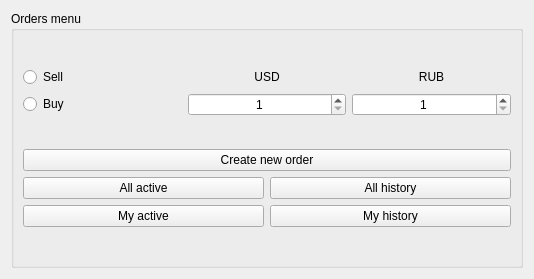
<?xml version="1.0" encoding="UTF-8"?>
<ui version="4.0">
 <class>OrdersMenu</class>
 <widget class="QWidget" name="OrdersMenu">
  <property name="geometry">
   <rect>
    <x>0</x>
    <y>0</y>
    <width>534</width>
    <height>279</height>
   </rect>
  </property>
  <property name="windowTitle">
   <string>Form</string>
  </property>
  <layout class="QVBoxLayout" name="verticalLayout_2">
   <item>
    <widget class="QGroupBox" name="groupBox">
     <property name="title">
      <string>Orders menu</string>
     </property>
     <layout class="QVBoxLayout" name="verticalLayout">
      <item>
       <layout class="QGridLayout" name="gridLayout">
        <item row="1" column="1">
         <widget class="QSpinBox" name="usdSpinBox">
          <property name="alignment">
           <set>Qt::AlignCenter</set>
          </property>
          <property name="minimum">
           <number>1</number>
          </property>
          <property name="maximum">
           <number>9999</number>
          </property>
         </widget>
        </item>
        <item row="1" column="2">
         <widget class="QSpinBox" name="rubSpinBox">
          <property name="alignment">
           <set>Qt::AlignCenter</set>
          </property>
          <property name="minimum">
           <number>1</number>
          </property>
          <property name="maximum">
           <number>9999</number>
          </property>
         </widget>
        </item>
        <item row="1" column="0">
         <widget class="QRadioButton" name="buyRBtn">
          <property name="text">
           <string>Buy</string>
          </property>
         </widget>
        </item>
        <item row="0" column="2">
         <widget class="QLabel" name="rubLabel">
          <property name="text">
           <string>RUB</string>
          </property>
          <property name="alignment">
           <set>Qt::AlignCenter</set>
          </property>
         </widget>
        </item>
        <item row="0" column="0">
         <widget class="QRadioButton" name="sellRBtn">
          <property name="text">
           <string>Sell</string>
          </property>
         </widget>
        </item>
        <item row="0" column="1">
         <widget class="QLabel" name="usdLabel">
          <property name="text">
           <string>USD</string>
          </property>
          <property name="alignment">
           <set>Qt::AlignCenter</set>
          </property>
         </widget>
        </item>
       </layout>
      </item>
      <item>
       <layout class="QGridLayout" name="gridLayout_2">
        <item row="0" column="0" colspan="2">
         <widget class="QPushButton" name="createOrderBtn">
          <property name="text">
           <string>Create new order</string>
          </property>
         </widget>
        </item>
        <item row="1" column="0">
         <widget class="QPushButton" name="allActiveBtn">
          <property name="text">
           <string>All active</string>
          </property>
         </widget>
        </item>
        <item row="1" column="1">
         <widget class="QPushButton" name="allHistoryBtn">
          <property name="text">
           <string>All history</string>
          </property>
         </widget>
        </item>
        <item row="2" column="0">
         <widget class="QPushButton" name="myActiveBtn">
          <property name="text">
           <string>My active</string>
          </property>
         </widget>
        </item>
        <item row="2" column="1">
         <widget class="QPushButton" name="myHistoryBtn">
          <property name="text">
           <string>My history</string>
          </property>
         </widget>
        </item>
       </layout>
      </item>
     </layout>
    </widget>
   </item>
  </layout>
 </widget>
 <resources/>
 <connections/>
</ui>
